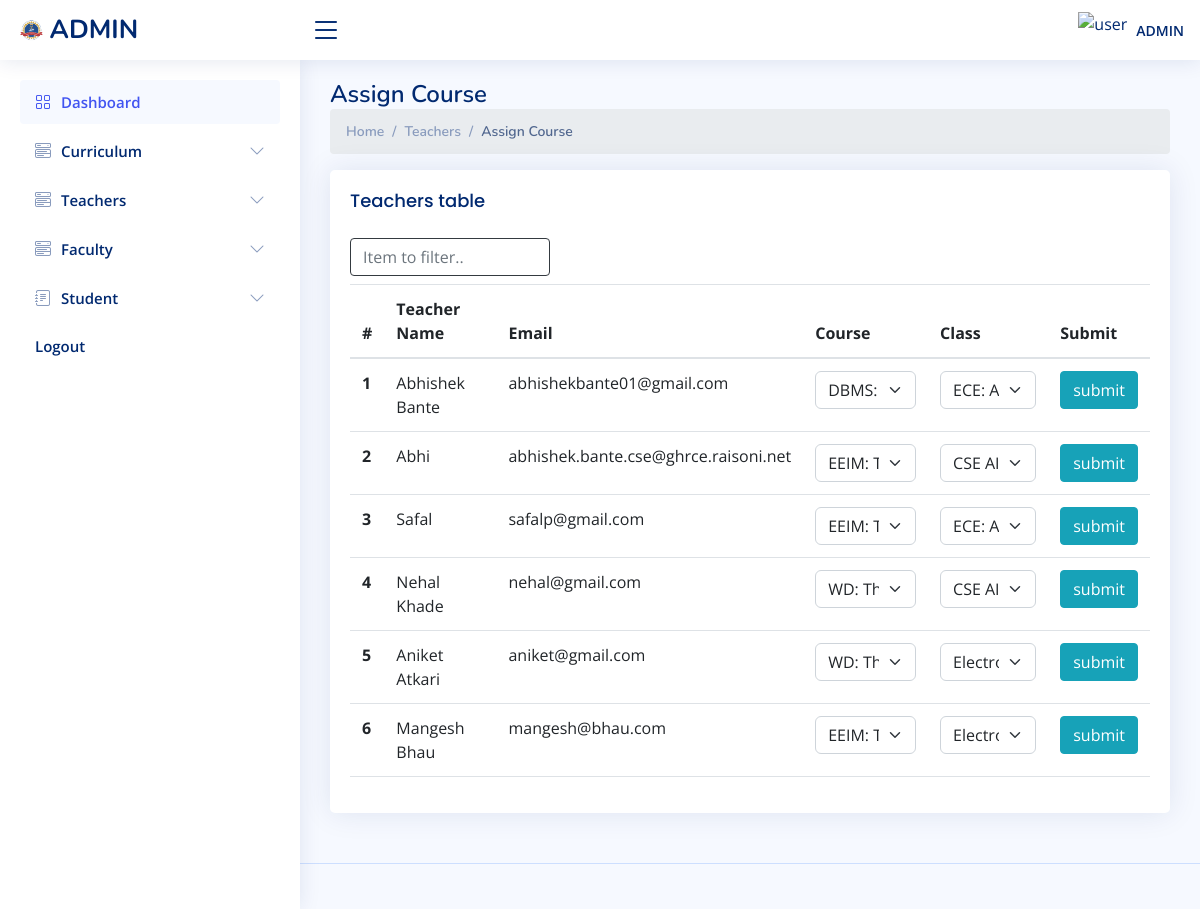
Screenshot of /admin/assign_course.php (signed in) with the database file from the repository.
### tables this page shows
CREATE TABLE `teacher` (
  `tid` int(11) NOT NULL,
  `name` varchar(255) NOT NULL,
  `email` varchar(255) NOT NULL,
  `phone` varchar(15) NOT NULL,
  `salary` int(11) NOT NULL
);

### admin/connect/db.php (called while the page is built)
<?php
class connect{
    public $servername = "localhost";
    private $username = "root";
    private $password = "";
    private $dbname = "jit_college";
    public function dbconnect()
	{
		$db=mysqli_connect($this->servername,$this->username,$this->password,$this->dbname);
		return $db;
	}
}
?>

### admin/connect/fun.php (called while the page is built, shortened)
<?php
class fun
{
    private $db;
    function __construct($con)
    {
        $this->db = $con;
    }
   public function fetchAllCourses(){
    $sql = "SELECT * FROM `course` ORDER BY `course_id` DESC";
    $fetch = mysqli_query($this->db, $sql);
     return $fetch;
   }
   public function fetchDepartmentWithId($id){
        $sql = "SELECT * FROM `dept` WHERE `dept_id` = $id";
        $fetch = mysqli_query($this->db, $sql);
        return $fetch;
   }
   public function fetchAllSection(){
    $sql = "SELECT * FROM `class` WHERE 1";
    $fetch = mysqli_query($this->db, $sql);
    return $fetch;
   }
    public function fetchAllTeachers(){
     $sql = "SELECT * FROM `teacher` WHERE 1";
     $fetch = mysqli_query($this->db, $sql);
     return $fetch;
    }
    public function assignedTeacherWithId($id){
     $sql = "SELECT * FROM `teacher_course` WHERE `tid` = '$id' ORDER BY `tid` DESC";
     $fetch = mysqli_query($this->db, $sql);
     return $fetch;
    }
}
?>

### admin/assign_course.php (the view, shortened to what this page needs)
<?php
  include "connect/db.php";
  include "connect/fun.php";
  $connect = new connect();
  $fun=new fun($connect->dbconnect());
  $fetch = $fun->fetchAllTeachers();
?>
<!DOCTYPE html>
<html lang="en">
<head>
  <?php
  include "include/links.php";
 ?>
</head>
<body>
  <?php
  include "include/header.php";
 ?>
  <?php
  include "include/sideBar.php";
 ?>
  <main id="main" class="main">
    <div class="pagetitle">
        <h1>Assign Course</h1>
        <nav>
          <ol class="breadcrumb">
            <li class="breadcrumb-item"><a href="index.php">Home</a></li>
            <li class="breadcrumb-item">Teachers</li>
            <li class="breadcrumb-item active">Assign Course</li>
          </ol>
        </nav>
      </div>
      <section class="section">
        <div class="row">
          <div class="col-lg-12">
            <div class="card">
            <div class="card-body">
                <h5 class="card-title">Teachers table</h5>
                <div class="table-responsive">
                  <div>
                    <input type="text" class="cd-search table-filter form-control w-25 mb-2 border border-dark rounded-xl" data-table="order-table" placeholder="Item to filter.." />
                  </div>
                    <table class="table  cd-table order-table ">
                        <thead>
                          <tr>
                            <th scope="col">#</th>
                            <th scope="col">Teacher Name</th>
                            <th scope="col">Email</th>
                            <th scope="col">Course</th>
                            <th scope="col">Class</th>
                            <th scope="col">Submit</th>
                          </tr>
                        </thead>
                        <tbody>
                        <?php
                            if(mysqli_num_rows($fetch)>0){
                                $sr = 1;
                                while($res = mysqli_fetch_assoc($fetch)){
                                  $id = $res['tid'];
                                  $assign = $fun->assignedTeacherWithId($id);
                                  if(mysqli_num_rows($assign)> 0){
                                    $assign = mysqli_fetch_assoc($assign);
                                    }
                                    else{
                                          $assign = null;
                                    }
                                  $course = $fun->fetchAllCourses();
                                  $class = $fun->fetchAllSection();
                        ?>
                          <tr>
                            <form action="assign_course.php" method="POST">
                                  <th scope="row">
                                    <?php echo $sr?>
                                  </th>
                                  <td><?php echo $res['name']?></td>
                                  <td><?php echo $res['email']?></td>
                                  <td>
                                    <select name="course" id="course" class="form-select">
                                      <?php
                                        if(mysqli_num_rows($course)> 0){
                                          while($row = mysqli_fetch_array($course)) {
                                            if($assign != null){
                                              $checked = ($assign['course_id'] == $row['course_id'])?('selected'):('');
                                            }
                                            else{
                                              $checked = '';
                                            }
                                            if($row['status'] == 1){
                                              echo "<option value='".$row['course_id']."' $checked >".$row["name"].": ".$row['type']."</option>   ";
                                            }
                                          }
                                        }
                                      ?>
                                    </select>
                                  </td>
                                  <td>
                                  <select name="class" id="class" class="form-select">
                                      <?php
                                          if(mysqli_num_rows($class)> 0){
                                            while($row = mysqli_fetch_array($class)) {
                                              if($assign != null){
                                                $checked = ($assign['class_id'] == $row['class_id'])?('selected'):('');
                                              }
                                              else{
                                                $checked = '';
                                              }
                                              $dept = $row['dept'];
                                              $department = $fun->fetchDepartmentWithId($dept);
                                              $dept = mysqli_fetch_assoc($department);
                                      ?>
                                            <option value="<?php echo $row['class_id']?>" <?php echo $checked?>><?php echo $dept['name'].": ".$row['sec']."  ".$row['sem']?></option>
                                      <?php
                                            }
                                          }
                                      ?>
                                    </select>
                                  </td>
                                  <td>
                                    <input type="submit" name="submit" id="submit" value="submit" class="btn btn-info">
                                  </td>
                            </form>
                          </tr>
                         <?php
                            $sr++;
                            }
                        }
                         ?>
                        </tbody>
                      </table>
                </div>
              </div>
            </div>
          </div>
        </div>
      </section>
  </main>
  <?php
  include "include/footer.php";
 ?>
</body>
</html>

### admin/assets/css/style.css (style rules this page uses)
:root { scroll-behavior: smooth; }
body { font-family: "Open Sans", sans-serif; background: #f6f9ff; color: #444444; }
a { color: #4154f1; text-decoration: none; }
h1, h2, h3, h4, h5, h6 { font-family: "Nunito", sans-serif; }
#main { margin-top: 60px; padding: 20px 30px; transition: all 0.3s; }
.pagetitle { margin-bottom: 10px; }
.pagetitle h1 { font-size: 24px; margin-bottom: 0; font-weight: 600; color: #012970; }
.card { margin-bottom: 30px; border: none; border-radius: 5px; box-shadow: 0px 0 30px rgba(1, 41, 112, 0.1); }
.card-title { padding: 20px 0 15px 0; font-size: 18px; font-weight: 500; color: #012970; font-family: "Poppins", sans-serif; }
.card-body { padding: 0 20px 20px 20px; }
.breadcrumb { font-size: 14px; font-family: "Nunito", sans-serif; color: #899bbd; font-weight: 600; }
.breadcrumb a { color: #899bbd; transition: 0.3s; }
.breadcrumb .breadcrumb-item::before { color: #899bbd; }
.breadcrumb .active { color: #51678f; font-weight: 600; }
@media (min-width: 1200px) { #main, #footer { margin-left: 300px; } }

### rows the page displays
teacher: name "Abhishek Bante", email "abhishekbante01@gmail.com"
teacher: name "Abhi", email "abhishek.bante.cse@ghrce.raisoni.net"
teacher: name "Safal", email "safalp@gmail.com"
teacher: name "Nehal Khade", email "nehal@gmail.com"
teacher: name "Aniket Atkari", email "aniket@gmail.com"
teacher: name "Mangesh Bhau", email "mangesh@bhau.com"

### other values shown
form field course "DBMS: Theory"
form field class "ECE: A 3"
form field course "EEIM: Theory"
form field class "CSE AI: B 3"
form field course "WD: Theory"
form field class "CSE AI: A 3"
form field class "Electronics: A 5"
